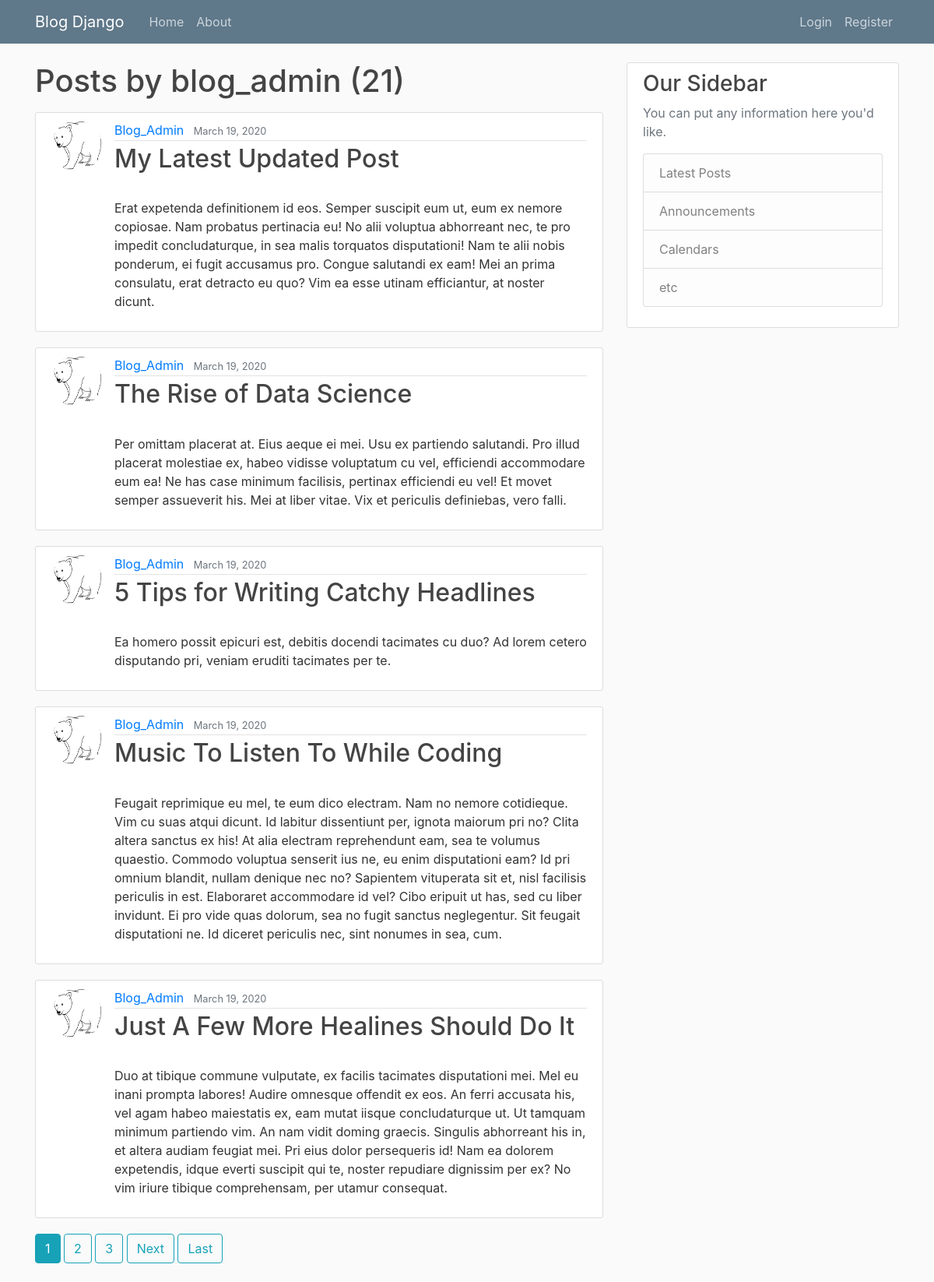
The page /user/blog_admin/ on the database its author committed.
### blog/models.py (models this page shows, shortened)
class Post(models.Model):
		title = models.CharField(max_length=100)
		content = models.TextField()
		date_posted = models.DateTimeField(default=timezone.now)
		author = models.ForeignKey(User, on_delete=models.CASCADE, db_constraint=False)

### users/models.py (models this page shows, shortened)
class Profile(models.Model):
		user = models.OneToOneField(User, on_delete=models.CASCADE)
		image = models.ImageField(default='default.jpg', upload_to='profile_pics')

### blog/views.py (the view)
# urls.py: path('user/<str:username>/', UserPostListView.as_view(), name='user-posts'),
class UserPostListView(ListView):
		model = Post
		template_name = "blog/user_post.html"
		context_object_name = 'posts'
		paginate_by = 5
		def get_queryset(self):
			user = get_object_or_404(User, username=self.kwargs.get('username'))
			return Post.objects.filter(author=user).order_by('-date_posted')

### blog/templates/blog/user_post.html (shortened to what this page needs)
{% extends "blog/base.html" %}
{% load static %}
{% block content %}
	<h1 class="mb-3">Posts by {{ view.kwargs.username }} ({{ page_obj.paginator.count }})</h1>
	{% for post in posts %}
		<article class="media content-section">
			<img src="{{ post.author.profile.image.url }}" alt="post.author" class="rounded-circle article-img">
			<div class="media-body">
				<div class="article-metadata">
					<a href="{% url 'user-posts' post.author.username %}" class="mr-2">{{post.author|title}}</a>
					<small class="text-muted">{{ post.date_posted|date:"F d, Y" }}</small>
				</div>
				<h2><a href="{% url 'post-detail' post.pk %}" class="article-title">{{post.title}}</a></h2>
				<p class="article-content">
					{{post.content}}
				</p>
			</div>
		</article>
	{% endfor %}
	{% if is_paginated %}
		{% for num in page_obj.paginator.page_range %}
			{% if page_obj.number == num %}
				<a href="?page={{ num }}" class="btn btn-info mb-4">{{ num }}</a>
			{% elif num > page_obj.number|add:'-3' and num < page_obj.number|add:'3' %}
				<a href="?page={{ num }}" class="btn btn-outline-info mb-4">{{ num }}</a>
			{% endif %}
		{% endfor %}
		{% if page_obj.has_next %}
			<a href="?page={{page_obj.next_page_number}}" class="btn btn-outline-info mb-4">Next</a>
			<a href="?page={{ page_obj.paginator.num_pages }}" class="btn btn-outline-info mb-4">Last</a>
		{% endif %}
	{% endif %}
{% endblock %}

### blog/static/blog/styles/main.css (style rules this page uses)
body { background: #fafafa; color: #333333; margin-top: 5rem; }
h1, h2, h3, h4, h5, h6 { color: #444444; }
.content-section { background: #ffffff; padding: 10px 20px; border: 1px solid #dddddd; border-radius: 3px; margin-bottom: 20px; }
.article-title { color: #444444; }
.article-content { white-space: pre-line; }
.article-img { height: 65px; width: 65px; margin-right: 16px; }
.article-metadata { padding-bottom: 1px; margin-bottom: 4px; border-bottom: 1px solid #e3e3e3 }

### rows shown on the page
Post: author.profile.image (picture), author "Blog_Admin", date_posted "March 19, 2020", title "My Latest Updated Post", content "Erat expetenda definitionem id eos. Semper suscipit eum ut, eum ex nemore copiosae. Nam probatus pertinacia eu! No alii voluptua abhorreant nec, te pro impedit concludaturque, in sea malis torquatos disputationi! Nam te alii nobis ponderum, ei fugit accusamus pro. Congue salutandi ex eam! Mei an prima consulatu, erat detracto eu quo? Vim ea esse utinam efficiantur, at noster dicunt."
Post: author.profile.image (picture), author "Blog_Admin", date_posted "March 19, 2020", title "The Rise of Data Science", content "Per omittam placerat at. Eius aeque ei mei. Usu ex partiendo salutandi. Pro illud placerat molestiae ex, habeo vidisse voluptatum cu vel, efficiendi accommodare eum ea! Ne has case minimum facilisis, pertinax efficiendi eu vel! Et movet semper assueverit his. Mei at liber vitae. Vix et periculis definiebas, vero falli."
Post: author.profile.image (picture), author "Blog_Admin", date_posted "March 19, 2020", title "5 Tips for Writing Catchy Headlines", content "Ea homero possit epicuri est, debitis docendi tacimates cu duo? Ad lorem cetero disputando pri, veniam eruditi tacimates per te."
Post: author.profile.image (picture), author "Blog_Admin", date_posted "March 19, 2020", title "Music To Listen To While Coding", content "Feugait reprimique eu mel, te eum dico electram. Nam no nemore cotidieque. Vim cu suas atqui dicunt. Id labitur dissentiunt per, ignota maiorum pri no? Clita altera sanctus ex his! At alia electram reprehendunt eam, sea te volumus quaestio. Commodo voluptua senserit ius ne, eu enim disputationi eam? Id pri omnium blandit, nullam denique nec no? Sapientem vituperata sit et, nisl facilisis periculis in est. Elaboraret accommodare id vel? Cibo eripuit ut has, sed cu liber invidunt. Ei pro vide quas dolorum, sea no fugit sanctus neglegentur. Sit feugait disputationi ne. Id diceret periculis nec, sint nonumes in sea, cum."
Post: author.profile.image (picture), author "Blog_Admin", date_posted "March 19, 2020", title "Just A Few More Healines Should Do It", content "Duo at tibique commune vulputate, ex facilis tacimates disputationi mei. Mel eu inani prompta labores! Audire omnesque offendit ex eos. An ferri accusata his, vel agam habeo maiestatis ex, eam mutat iisque concludaturque ut. Ut tamquam minimum partiendo vim. An nam vidit doming graecis. Singulis abhorreant his in, et altera audiam feugiat mei. Pri eius dolor persequeris id! Nam ea dolorem expetendis, idque everti suscipit qui te, noster repudiare dignissim per ex? No vim iriure tibique comprehensam, per utamur consequat."

### other values the page prints
{{ view.kwargs.username }} "blog_admin"
{{ page_obj.paginator.count }} "21"
{{ num }} "1"
{{ num }} "2" "3"
